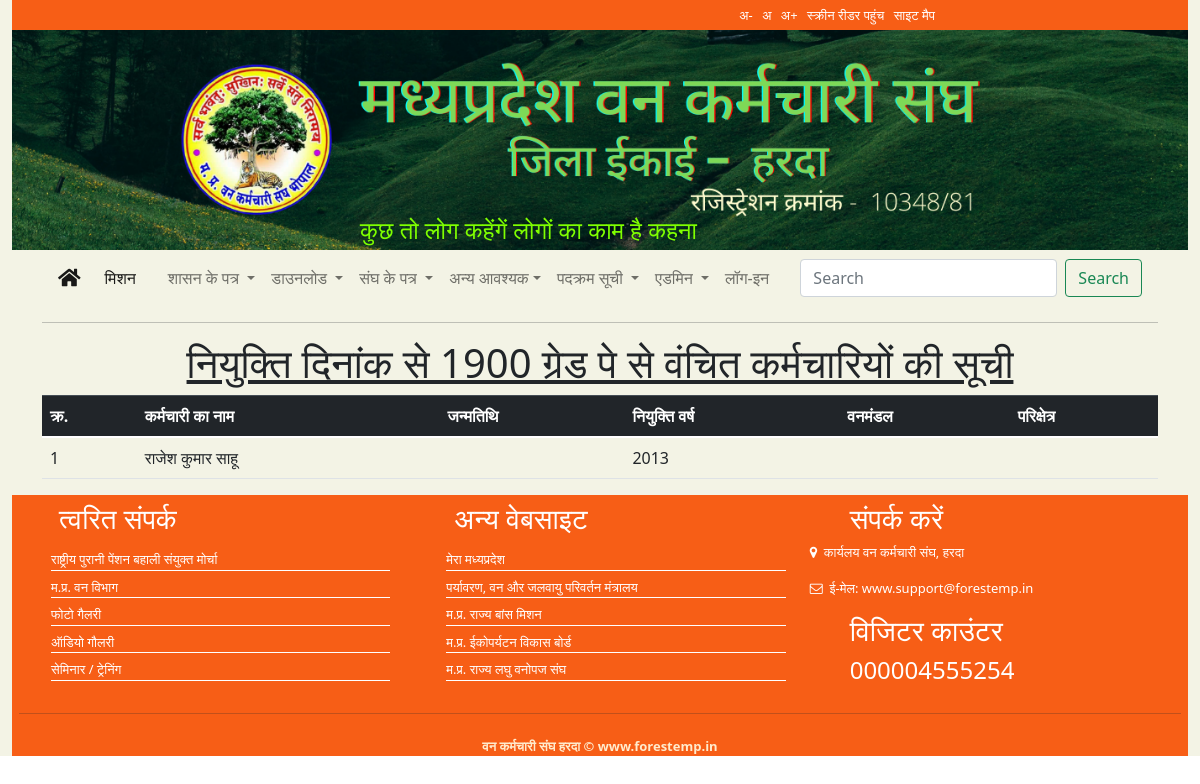
Before: /5680/ with the older database file.
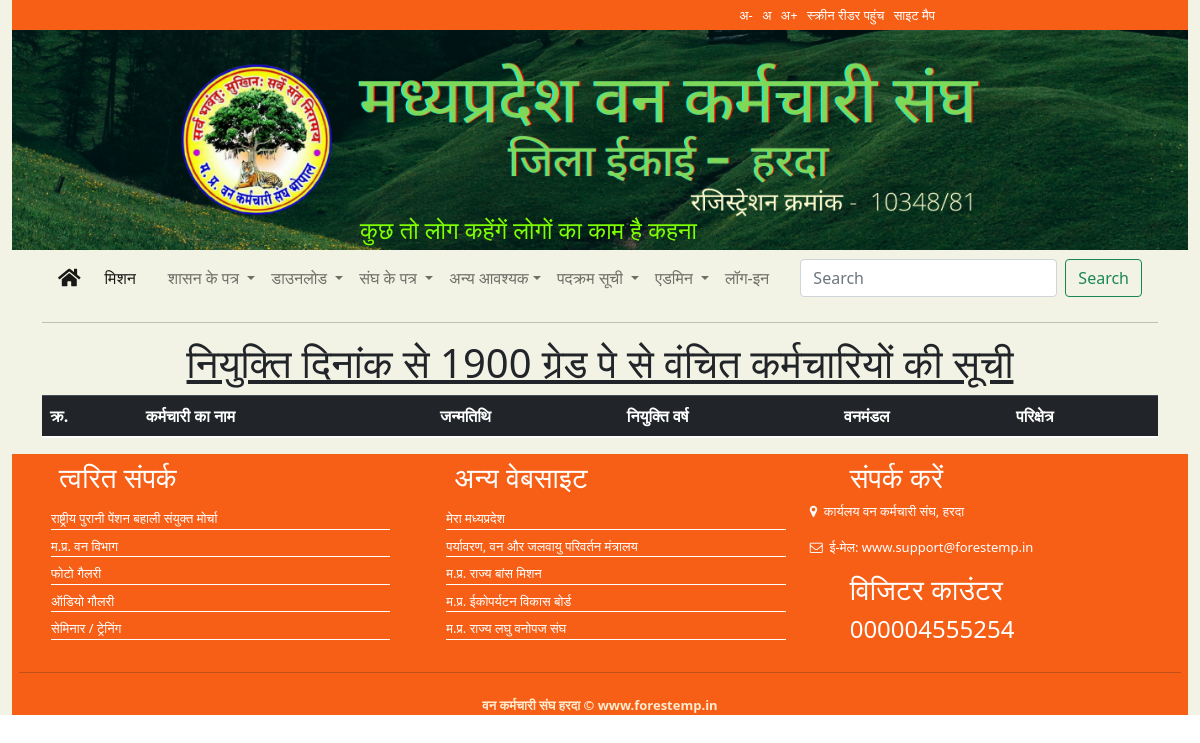
After: the same page with the newer database file.
### core/models.py (models this page shows)
class vetan5680(models.Model):
    name=models.CharField(max_length=100)
    dob=models.CharField(max_length=25, blank=True)
    empyear=models.CharField(max_length=4)
    division=models.CharField(choices=division_choice, max_length=100)
    range=models.CharField(choices=range_choice, max_length=100)

### core/views.py (the view)
# urls.py: path('5680/', views.niyu, name="5680"),
def niyu(request):
    emp=vetan5680.objects.all()
    return render(request,'core/5680.html',{'em':emp})

### core/templates/core/5680.html
{% extends 'base.html' %}
{% load static %}
{% block contents %}
<h1 class="text-center"><u>नियुक्ति दिनांक से 1900 ग्रेड पे से वंचित कर्मचारियों की सूची</u></h1>
<table class="table table-hover">
    <thead class="table-dark">
        <tr>
    <tr>
      <th class="tg-0pky">क्र.</th>
      <th class="tg-0pky">कर्मचारी का नाम</th>
      <th class="tg-0pky">जन्‍मतिथि</th>
      <th class="tg-0pky">नियुक्ति वर्ष</th>
      <th class="tg-0pky">वनमंडल</th>
      <th class="tg-0pky">परिक्षेत्र</th>
    </tr>
  </thead>
  <tbody>
    {% if em %}
      {% for e in em %}
        <tr>
          <td class="tg-brdm">{{e.id}}</td>
          <td class="tg-brdm">{{e.name}}</td>
          <td class="tg-brdm">{{e.dob}}</td>
          <td class="tg-brdm">{{e.empyear}}</td>
          <td class="tg-brdm">{{e.division_id}}</td>
          <td class="tg-brdm">{{e.range_id}}</td>
        </tr>
      {% endfor %}
    {% endif %}
  </tbody>
</table>
{% endblock contents %}

Changed rows visible on the page:
removed vetan5680: id "1", name "राजेश कुमार साहू", empyear "2013"
